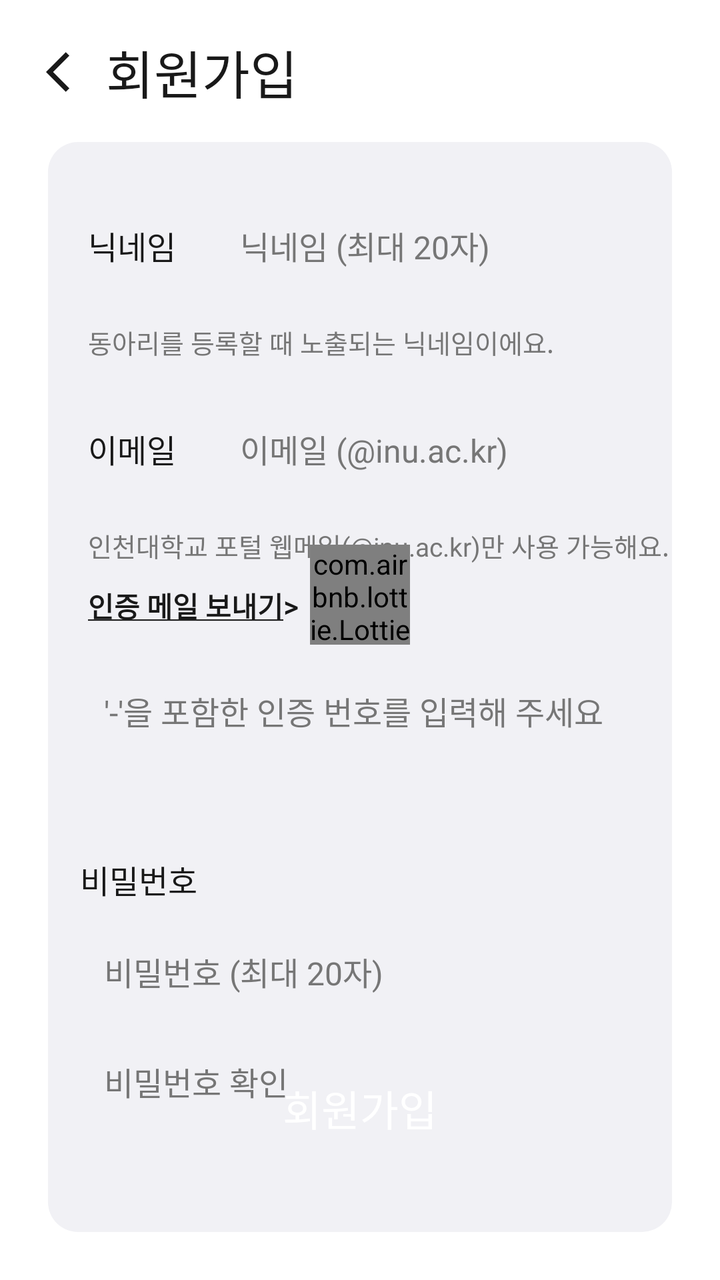
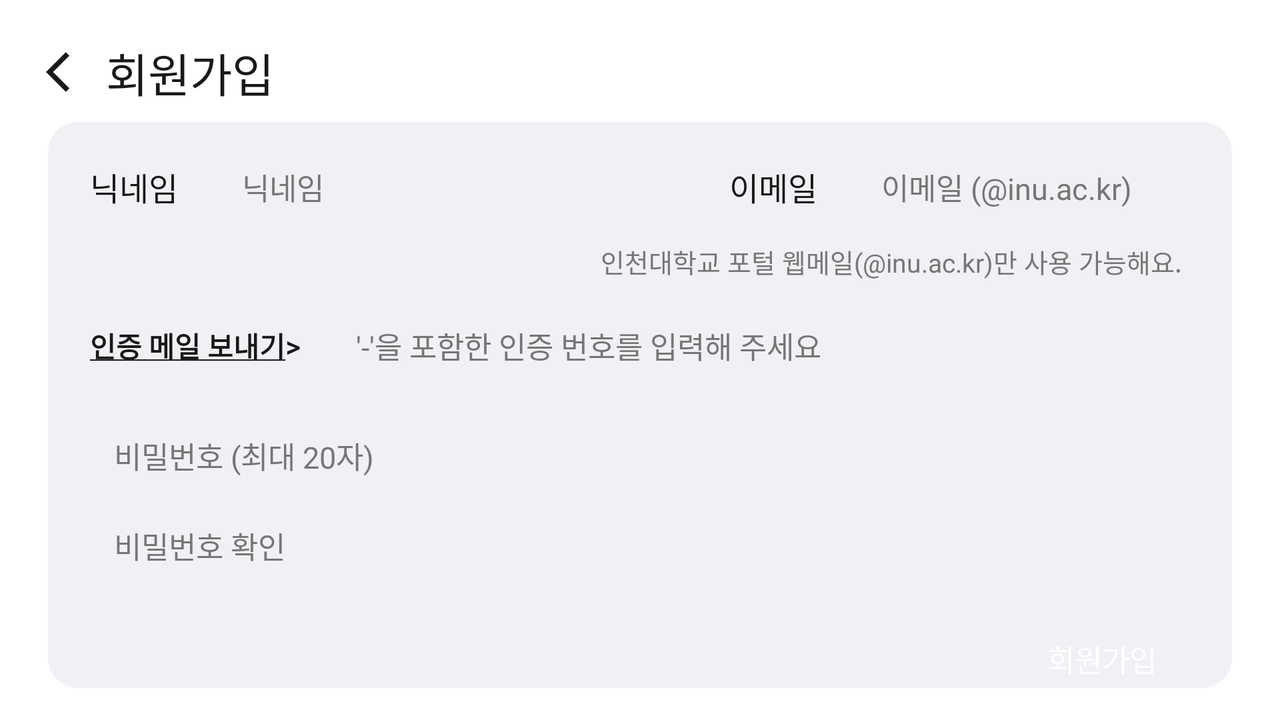

Compare how this app lays out the same screen by default and in its alternative resource folder. The renders come first, then the two layout files and the values they reference.
<!-- AndroidManifest.xml: application theme Theme.INUClub -->
<!-- res/layout/activity_sing_up.xml -->
<?xml version="1.0" encoding="utf-8"?>
<androidx.constraintlayout.widget.ConstraintLayout xmlns:android="http://schemas.android.com/apk/res/android"
    xmlns:app="http://schemas.android.com/apk/res-auto"
    xmlns:tools="http://schemas.android.com/tools"
    android:layout_width="match_parent"
    android:layout_height="match_parent"
    tools:context=".SingUpActivity">

    <FrameLayout
        android:layout_width="match_parent"
        android:layout_height="0dp"
        app:layout_constraintBottom_toBottomOf="parent"
        app:layout_constraintEnd_toEndOf="parent"
        app:layout_constraintStart_toStartOf="parent"
        app:layout_constraintTop_toBottomOf="@+id/tv_top_title">

        <androidx.constraintlayout.widget.ConstraintLayout
            android:id="@+id/constraintLayout"
            android:layout_width="match_parent"
            android:layout_height="match_parent"
            android:layout_marginStart="24dp"
            android:layout_marginTop="16dp"
            android:layout_marginEnd="24dp"
            android:layout_marginBottom="24dp"
            android:background="@drawable/view_round_coner_gray"
            android:orientation="vertical">

            <EditText
                android:id="@+id/et_singup_email"
                android:layout_width="0dp"
                android:layout_height="45dp"
                android:layout_marginStart="20dp"
                android:layout_marginEnd="16dp"
                android:background="@drawable/view_round_coner_white"
                android:ems="10"
                android:fontFamily="@font/spoqahansansneo_regular"
                android:maxLines="1"
                android:hint="@string/email_hint_signup"
                android:inputType="textEmailAddress"
                android:paddingStart="12dp"
                android:textColorHint="@color/font_color_gray"
                android:textSize="16sp"
                app:layout_constraintBottom_toBottomOf="@+id/tv_email"
                app:layout_constraintEnd_toEndOf="parent"
                app:layout_constraintStart_toEndOf="@+id/tv_email"
                app:layout_constraintTop_toTopOf="@+id/tv_email" />

            <TextView
                android:id="@+id/tv_email"
                android:layout_width="wrap_content"
                android:layout_height="wrap_content"
                android:layout_marginStart="20dp"
                android:layout_marginTop="32dp"
                android:fontFamily="@font/spoqahansansneo_regular"
                android:text="@string/email"
                android:textColor="@color/font_color_black"
                android:textSize="16sp"
                app:layout_constraintStart_toStartOf="parent"
                app:layout_constraintTop_toBottomOf="@+id/tv_nickname_msg" />

            <TextView
                android:id="@+id/tv_nickname"
                android:layout_width="wrap_content"
                android:layout_height="wrap_content"
                android:layout_marginStart="20dp"
                android:layout_marginTop="40dp"
                android:fontFamily="@font/spoqahansansneo_regular"
                android:text="@string/nickname"
                android:textColor="@color/font_color_black"
                android:textSize="16sp"
                app:layout_constraintStart_toStartOf="parent"
                app:layout_constraintTop_toTopOf="parent" />

            <EditText
                android:id="@+id/et_nickname"
                android:layout_width="0dp"
                android:layout_height="45dp"
                android:layout_marginStart="20dp"
                android:layout_marginEnd="16dp"
                android:background="@drawable/view_round_coner_white"
                android:ems="10"
                android:fontFamily="@font/spoqahansansneo_regular"
                android:hint="@string/nickname_hint"
                android:inputType="textPersonName"
                android:paddingStart="12dp"
                android:textColorHint="@color/font_color_gray"
                android:textSize="16sp"
                android:maxLines="1"
                android:maxLength="20"
                app:layout_constraintBottom_toBottomOf="@+id/tv_nickname"
                app:layout_constraintEnd_toEndOf="parent"
                app:layout_constraintStart_toEndOf="@+id/tv_nickname"
                app:layout_constraintTop_toTopOf="@+id/tv_nickname" />

            <TextView
                android:id="@+id/tv_nickname_msg"
                android:layout_width="wrap_content"
                android:layout_height="wrap_content"
                android:layout_marginTop="16dp"
                android:fontFamily="@font/spoqahansansneo_regular"
                android:text="@string/nickname_info"
                android:textColor="@color/font_color_gray"
                android:textSize="13sp"
                app:layout_constraintStart_toStartOf="@+id/tv_nickname"
                app:layout_constraintTop_toBottomOf="@+id/et_nickname" />

            <TextView
                android:id="@+id/tv_email_msg"
                android:layout_width="wrap_content"
                android:layout_height="wrap_content"
                android:layout_marginTop="16dp"
                android:fontFamily="@font/spoqahansansneo_regular"
                android:text="@string/email_message_signup"
                android:textColor="@color/font_color_gray"
                android:textSize="13sp"
                app:layout_constraintStart_toStartOf="@+id/tv_email"
                app:layout_constraintTop_toBottomOf="@+id/et_singup_email" />

            <TextView
                android:id="@+id/tv_send_certification"
                android:layout_width="wrap_content"
                android:layout_height="wrap_content"
                android:layout_marginTop="10dp"
                android:fontFamily="@font/spoqahansansneo_regular"
                android:foreground="?attr/selectableItemBackground"
                android:text="@string/send_certification_signup"
                android:textColor="@color/font_color_black"
                android:textFontWeight="600"
                app:layout_constraintStart_toStartOf="@+id/tv_email_msg"
                app:layout_constraintTop_toBottomOf="@+id/tv_email_msg" />

            <EditText
                android:id="@+id/et_certification"
                android:layout_width="0dp"
                android:layout_height="45dp"
                android:layout_marginStart="16dp"
                android:layout_marginTop="20dp"
                android:layout_marginEnd="16dp"
                android:background="@drawable/view_round_coner_white"
                android:ems="10"
                android:fontFamily="@font/spoqahansansneo_regular"
                android:hint="@string/certification_hint_singup"
                android:inputType="number"
                android:maxLines="1"
                android:paddingStart="12dp"
                android:textColorHint="@color/font_color_gray"
                android:textSize="16sp"
                app:layout_constraintEnd_toEndOf="parent"
                app:layout_constraintStart_toStartOf="parent"
                app:layout_constraintTop_toBottomOf="@+id/tv_send_certification" />

            <EditText
                android:id="@+id/et_password_signup"
                android:layout_width="0dp"
                android:layout_height="45dp"
                android:layout_marginStart="16dp"
                android:layout_marginTop="12dp"
                android:layout_marginEnd="16dp"
                android:background="@drawable/view_round_coner_white"
                android:ems="10"
                android:maxLines="1"
                android:maxLength="20"
                android:fontFamily="@font/spoqahansansneo_regular"
                android:hint="@string/password_hint"
                android:inputType="textPassword"
                android:paddingStart="12dp"
                android:textColorHint="@color/font_color_gray"
                android:textSize="16sp"
                app:layout_constraintEnd_toEndOf="parent"
                app:layout_constraintHorizontal_bias="0.0"
                app:layout_constraintStart_toStartOf="parent"
                app:layout_constraintTop_toBottomOf="@+id/tv_password_signup" />

            <EditText
                android:id="@+id/et_password_check"
                android:layout_width="0dp"
                android:layout_height="45dp"
                android:layout_marginStart="16dp"
                android:layout_marginTop="10dp"
                android:layout_marginEnd="16dp"
                android:background="@drawable/view_round_coner_white"
                android:ems="10"
                android:maxLines="1"
                android:maxLength="20"
                android:fontFamily="@font/spoqahansansneo_regular"
                android:hint="@string/password_check_hint"
                android:inputType="textPassword"
                android:paddingStart="12dp"
                android:textColorHint="@color/font_color_gray"
                android:textSize="16sp"
                app:layout_constraintEnd_toEndOf="parent"
                app:layout_constraintHorizontal_bias="0.0"
                app:layout_constraintStart_toStartOf="parent"
                app:layout_constraintTop_toBottomOf="@+id/et_password_signup" />

            <TextView
                android:id="@+id/tv_password_signup"
                android:layout_width="wrap_content"
                android:layout_height="wrap_content"
                android:layout_marginStart="16dp"
                android:layout_marginTop="50dp"
                android:fontFamily="@font/spoqahansansneo_regular"
                android:text="@string/password"
                android:textColor="@color/font_color_black"
                android:textSize="16sp"
                app:layout_constraintStart_toStartOf="parent"
                app:layout_constraintTop_toBottomOf="@+id/et_certification" />

            <Button
                android:id="@+id/btn_singup"
                android:layout_width="0dp"
                android:layout_height="60dp"
                android:layout_marginHorizontal="20dp"
                android:layout_marginStart="32dp"
                android:layout_marginEnd="32dp"
                android:layout_marginBottom="32dp"
                android:background="@drawable/button_blue_btn"
                android:elevation="10dp"
                android:fontFamily="@font/spoqahansansneo"
                android:letterSpacing="0.00"
                android:padding="8dp"
                android:text="@string/signup_btn"
                android:textColor="@color/font_color_white"
                android:textSize="21sp"
                app:backgroundTint="@color/brand_color_blue"
                app:layout_constraintBottom_toBottomOf="parent"
                app:layout_constraintEnd_toEndOf="parent"
                app:layout_constraintStart_toStartOf="parent" />

        </androidx.constraintlayout.widget.ConstraintLayout>

        <com.airbnb.lottie.LottieAnimationView
            android:id="@+id/loading_signup"
            android:layout_width="50dp"
            android:layout_height="50dp"
            android:layout_gravity="center"
            android:layout_marginBottom="50dp"
            app:lottie_fileName="grayloading.json"
            app:lottie_loop="true"
            app:lottie_speed="1.5" />

    </FrameLayout>

    <ImageButton
        android:id="@+id/btn_back"
        android:layout_width="40dp"
        android:layout_height="40dp"
        android:layout_marginStart="10dp"
        android:layout_marginTop="16dp"
        android:background="?selectableItemBackgroundBorderless"
        android:backgroundTint="#00FFFFFF"
        android:paddingRight="-10dp"
        app:layout_constraintStart_toStartOf="parent"
        app:layout_constraintTop_toTopOf="parent"
        app:srcCompat="@drawable/ic_arrow_back" />

    <TextView
        android:id="@+id/tv_top_title"
        android:layout_width="wrap_content"
        android:layout_height="wrap_content"
        android:fontFamily="@font/spoqahansansneo"
        android:paddingLeft="3dp"
        android:text="@string/top_title_signup"
        android:textColor="@color/font_color_black"
        android:textSize="26sp"
        app:layout_constraintBottom_toBottomOf="@+id/btn_back"
        app:layout_constraintStart_toEndOf="@+id/btn_back"
        app:layout_constraintTop_toTopOf="@+id/btn_back" />

</androidx.constraintlayout.widget.ConstraintLayout>
<!-- resources referenced by this layout -->
<resources>
  <color name="font_color_black">#191919</color>
  <color name="font_color_gray">#767676</color>
  <color name="font_color_white">#FFFFFF</color>
  <!-- drawable button_blue_btn (drawable) -->
  <?xml version="1.0" encoding="utf-8"?>
  <layer-list xmlns:android="http://schemas.android.com/apk/res/android">
      <item>
          <shape android:shape="rectangle">
  
              <solid android:color="@color/brand_color_blue" />
              <corners android:radius="10dp"/>
  
          </shape>
      </item>
  </layer-list>
  <!-- drawable ic_arrow_back (drawable) -->
  <vector xmlns:android="http://schemas.android.com/apk/res/android"
      android:width="24dp"
      android:height="24dp"
      android:viewportWidth="24"
      android:viewportHeight="24"
      android:tint="@color/line_color_black">
    <path
        android:fillColor="@android:color/white"
        android:pathData="M11.67,3.87L9.9,2.1 0,12l9.9,9.9 1.77,-1.77L3.54,12z"/>
  </vector>
  <!-- drawable view_round_coner_gray (drawable) -->
  <?xml version="1.0" encoding="utf-8"?>
  <shape xmlns:android="http://schemas.android.com/apk/res/android"
      android:shape="rectangle">
  
      <solid android:color="@color/line_color_white_gray"/>
      <corners android:radius="15dp"/>
  
  </shape>
  <string name="certification_hint_singup">\'-\'을 포함한 인증 번호를 입력해 주세요</string>
  <string name="email">이메일</string>
  <string name="email_hint_signup">이메일 (@inu.ac.kr)</string>
  <string name="email_message_signup">인천대학교 포털 웹메일(@inu.ac.kr)만 사용 가능해요.</string>
  <string name="nickname">닉네임</string>
  <string name="nickname_hint">닉네임 (최대 20자)</string>
  <string name="nickname_info">동아리를 등록할 때 노출되는 닉네임이에요.</string>
  <string name="password">비밀번호</string>
  <string name="password_check_hint">비밀번호 확인</string>
  <string name="password_hint">비밀번호 (최대 20자)</string>
  <string name="send_certification_signup"><u>인증 메일 보내기</u>&gt;</string>
  <string name="signup_btn">회원가입</string>
  <string name="top_title_signup">회원가입</string>
  <style name="Theme.INUClub" parent="Theme.MaterialComponents.DayNight.DarkActionBar">
          
          <item name="colorPrimary">@color/white</item>
          <item name="colorPrimaryVariant">@color/brand_color_yellow</item>
          <item name="colorOnPrimary">@color/white</item>
          
          <item name="colorSecondary">@color/teal_200</item>
          <item name="colorSecondaryVariant">@color/teal_700</item>
          <item name="colorOnSecondary">@color/black</item>
          
          <item name="android:statusBarColor" tools:targetApi="l">@color/white</item>
          <item name="android:windowLightStatusBar">true</item>
          
          <item name="windowActionBar">false</item>
          <item name="windowNoTitle">true</item>
  
          <item name="alertDialogTheme">@style/AlertDialogTheme</item>
      </style>
  <color name="line_color_black">#191919</color>
  <color name="line_color_white_gray">#F1F1F5</color>
  <color name="white">#FFFFFFFF</color>
  <color name="teal_200">#191919</color>
  <color name="teal_700">#FF018786</color>
  <color name="black">#FF000000</color>
  <style name="AlertDialogTheme" parent="ThemeOverlay.MaterialComponents.Dialog.Alert">
          <item name="buttonBarNegativeButtonStyle">@style/NegativeButtonStyle</item>
          <item name="buttonBarPositiveButtonStyle">@style/PositiveButtonStyle</item>
          <item name="fontFamily">@font/spoqahansansneo_regular</item>
      </style>
  <style name="NegativeButtonStyle" parent="Widget.MaterialComponents.Button.TextButton.Dialog">
          <item name="android:textColor">@color/font_color_black</item>
      </style>
  <style name="PositiveButtonStyle" parent="Widget.MaterialComponents.Button.TextButton.Dialog">
          <item name="android:textColor">@color/font_color_black</item>
          <item name="fontFamily">@font/spoqahansansneo_regular</item>
      </style>
</resources>
<!-- res/layout-land/activity_sing_up.xml (the repository's variant of the layout above) -->
<!-- drawn on the phone turned sideways -->
<?xml version="1.0" encoding="utf-8"?>
<androidx.constraintlayout.widget.ConstraintLayout xmlns:android="http://schemas.android.com/apk/res/android"
    xmlns:app="http://schemas.android.com/apk/res-auto"
    xmlns:tools="http://schemas.android.com/tools"
    android:layout_width="match_parent"
    android:layout_height="match_parent"
    tools:context=".SingUpActivity">

    <ImageButton
        android:id="@+id/btn_back"
        android:layout_width="40dp"
        android:layout_height="40dp"
        android:layout_marginStart="10dp"
        android:layout_marginTop="16dp"
        android:background="?selectableItemBackgroundBorderless"
        android:backgroundTint="#00FFFFFF"
        android:paddingRight="-10dp"
        app:layout_constraintStart_toStartOf="parent"
        app:layout_constraintTop_toTopOf="parent"
        app:srcCompat="@drawable/ic_arrow_back" />

    <TextView
        android:id="@+id/tv_top_title"
        android:layout_width="wrap_content"
        android:layout_height="wrap_content"
        android:fontFamily="@font/spoqahansansneo"
        android:paddingLeft="3dp"
        android:text="@string/top_title_signup"
        android:textColor="@color/font_color_black"
        android:textSize="23sp"
        app:layout_constraintBottom_toBottomOf="@+id/btn_back"
        app:layout_constraintStart_toEndOf="@+id/btn_back"
        app:layout_constraintTop_toTopOf="@+id/btn_back" />

    <LinearLayout
        android:layout_width="0dp"
        android:layout_height="0dp"
        android:layout_marginStart="24dp"
        android:layout_marginTop="8dp"
        android:layout_marginEnd="24dp"
        android:layout_marginBottom="16dp"
        android:background="@drawable/view_round_coner_gray"
        android:orientation="vertical"
        android:padding="5dp"
        app:layout_constraintBottom_toBottomOf="parent"
        app:layout_constraintEnd_toEndOf="parent"
        app:layout_constraintStart_toStartOf="parent"
        app:layout_constraintTop_toBottomOf="@+id/tv_top_title">

        <LinearLayout
            android:layout_width="match_parent"
            android:layout_height="wrap_content"
            android:gravity="center"
            android:orientation="horizontal"
            android:paddingVertical="10dp">

            <TextView
                android:id="@+id/tv_nickname"
                android:layout_width="wrap_content"
                android:layout_height="wrap_content"
                android:layout_marginStart="16dp"
                android:fontFamily="@font/spoqahansansneo_regular"
                android:text="@string/nickname"
                android:textColor="@color/font_color_black"
                android:textSize="16sp"
                app:layout_constraintStart_toStartOf="parent"
                app:layout_constraintTop_toTopOf="parent" />

            <EditText
                android:id="@+id/et_nickname"
                android:layout_width="wrap_content"
                android:layout_height="35dp"
                android:layout_marginStart="20dp"
                android:layout_marginEnd="16dp"
                android:background="@drawable/view_round_coner_white"
                android:ems="13"
                android:fontFamily="@font/spoqahansansneo_regular"
                android:hint="@string/nickname"
                android:inputType="textPersonName"
                android:paddingStart="12dp"
                android:textColorHint="@color/font_color_gray"
                android:textSize="15sp"
                android:nextFocusDown="@id/et_singup_email"
                app:layout_constraintBottom_toBottomOf="@+id/tv_nickname"
                app:layout_constraintEnd_toEndOf="parent"
                app:layout_constraintStart_toEndOf="@+id/tv_nickname"
                app:layout_constraintTop_toTopOf="@+id/tv_nickname" />

            <TextView
                android:id="@+id/tv_email"
                android:layout_width="wrap_content"
                android:layout_height="wrap_content"
                android:layout_marginStart="10dp"
                android:fontFamily="@font/spoqahansansneo_regular"
                android:text="@string/email"
                android:textColor="@color/font_color_black"
                android:textSize="16sp" />

            <EditText
                android:id="@+id/et_singup_email"
                android:layout_width="match_parent"
                android:layout_height="35dp"
                android:layout_marginStart="20dp"
                android:layout_marginEnd="16dp"
                android:background="@drawable/view_round_coner_white"
                android:ems="10"
                android:fontFamily="@font/spoqahansansneo_regular"
                android:hint="@string/email_hint_signup"
                android:inputType="textEmailAddress"
                android:paddingStart="12dp"
                android:textColorHint="@color/font_color_gray"
                android:textSize="15sp" />


        </LinearLayout>


        <TextView
            android:id="@+id/tv_email_msg"
            android:layout_width="wrap_content"
            android:layout_height="wrap_content"
            android:layout_gravity="right"
            android:layout_marginEnd="20dp"
            android:fontFamily="@font/spoqahansansneo_regular"
            android:paddingBottom="5dp"
            android:text="@string/email_message_signup"
            android:textColor="@color/font_color_gray"
            android:textSize="13sp"
            app:layout_constraintStart_toStartOf="@+id/tv_email"
            app:layout_constraintTop_toBottomOf="@+id/et_singup_email" />

        <LinearLayout
            android:layout_width="match_parent"
            android:layout_height="wrap_content"
            android:orientation="horizontal"
            android:paddingVertical="10dp">

            <TextView
                android:id="@+id/tv_send_certification"
                android:layout_width="wrap_content"
                android:layout_height="wrap_content"
                android:layout_marginStart="16dp"
                android:foreground="?attr/selectableItemBackground"
                android:fontFamily="@font/spoqahansansneo_regular"
                android:text="@string/send_certification_signup"
                android:textColor="@color/font_color_black"
                android:textFontWeight="600"
                app:layout_constraintStart_toStartOf="@+id/tv_email_msg"
                app:layout_constraintTop_toBottomOf="@+id/tv_email_msg" />

            <EditText
                android:id="@+id/et_certification"
                android:layout_width="match_parent"
                android:layout_height="35dp"
                android:layout_marginStart="16dp"
                android:layout_marginEnd="16dp"
                android:background="@drawable/view_round_coner_white"
                android:ems="10"
                android:fontFamily="@font/spoqahansansneo_regular"
                android:hint="@string/certification_hint_singup"
                android:inputType="number"
                android:paddingStart="12dp"
                android:textColorHint="@color/font_color_gray"
                android:textSize="15sp"
                app:layout_constraintEnd_toEndOf="parent"
                app:layout_constraintStart_toStartOf="parent"
                app:layout_constraintTop_toBottomOf="@+id/tv_send_certification" />

        </LinearLayout>


        <EditText
            android:id="@+id/et_password_signup"
            android:layout_width="match_parent"
            android:layout_height="35dp"
            android:layout_marginStart="16dp"
            android:layout_marginTop="10dp"
            android:layout_marginEnd="16dp"
            android:background="@drawable/view_round_coner_white"
            android:ems="20"
            android:fontFamily="@font/spoqahansansneo_regular"
            android:hint="@string/password_hint"
            android:inputType="textPassword"
            android:paddingStart="12dp"
            android:textColorHint="@color/font_color_gray"
            android:textSize="15sp"
            app:layout_constraintEnd_toEndOf="parent"
            app:layout_constraintHorizontal_bias="1.0"
            app:layout_constraintStart_toStartOf="parent"
            app:layout_constraintTop_toBottomOf="@+id/tv_password_signup" />

        <EditText
            android:id="@+id/et_password_check"
            android:layout_width="match_parent"
            android:layout_height="35dp"
            android:layout_marginStart="16dp"
            android:layout_marginTop="10dp"
            android:layout_marginEnd="16dp"
            android:background="@drawable/view_round_coner_white"
            android:ems="20"
            android:fontFamily="@font/spoqahansansneo_regular"
            android:hint="@string/password_check_hint"
            android:inputType="textPassword"
            android:paddingStart="12dp"
            android:textColorHint="@color/font_color_gray"
            android:textSize="15sp"
            app:layout_constraintEnd_toEndOf="parent"
            app:layout_constraintHorizontal_bias="0.0"
            app:layout_constraintStart_toStartOf="parent"
            app:layout_constraintTop_toBottomOf="@+id/et_password_signup" />


        <Button
            android:id="@+id/btn_singup"
            android:layout_width="wrap_content"
            android:layout_height="40dp"
            android:layout_gravity="center|right"
            android:layout_marginHorizontal="16dp"
            android:layout_marginTop="18dp"
            android:background="@drawable/button_blue_btn"
            android:elevation="10dp"
            android:fontFamily="@font/spoqahansansneo"
            android:letterSpacing="0.00"
            android:text="@string/signup_btn"
            android:textColor="@color/font_color_white"
            android:textSize="15sp"
            app:backgroundTint="@color/brand_color_blue"
            app:layout_constraintBottom_toBottomOf="parent"
            app:layout_constraintEnd_toEndOf="parent"
            app:layout_constraintStart_toStartOf="parent" />

    </LinearLayout>

</androidx.constraintlayout.widget.ConstraintLayout>
<!-- resources referenced by the variant -->
<!-- as the phone turned sideways resolves them -->
<resources>
  <color name="font_color_black">#191919</color>
  <color name="font_color_gray">#767676</color>
  <color name="font_color_white">#FFFFFF</color>
  <!-- drawable button_blue_btn (drawable) -->
  <?xml version="1.0" encoding="utf-8"?>
  <layer-list xmlns:android="http://schemas.android.com/apk/res/android">
      <item>
          <shape android:shape="rectangle">
  
              <solid android:color="@color/brand_color_blue" />
              <corners android:radius="10dp"/>
  
          </shape>
      </item>
  </layer-list>
  <!-- drawable ic_arrow_back (drawable) -->
  <vector xmlns:android="http://schemas.android.com/apk/res/android"
      android:width="24dp"
      android:height="24dp"
      android:viewportWidth="24"
      android:viewportHeight="24"
      android:tint="@color/line_color_black">
    <path
        android:fillColor="@android:color/white"
        android:pathData="M11.67,3.87L9.9,2.1 0,12l9.9,9.9 1.77,-1.77L3.54,12z"/>
  </vector>
  <!-- drawable view_round_coner_gray (drawable) -->
  <?xml version="1.0" encoding="utf-8"?>
  <shape xmlns:android="http://schemas.android.com/apk/res/android"
      android:shape="rectangle">
  
      <solid android:color="@color/line_color_white_gray"/>
      <corners android:radius="15dp"/>
  
  </shape>
  <string name="certification_hint_singup">\'-\'을 포함한 인증 번호를 입력해 주세요</string>
  <string name="email">이메일</string>
  <string name="email_hint_signup">이메일 (@inu.ac.kr)</string>
  <string name="email_message_signup">인천대학교 포털 웹메일(@inu.ac.kr)만 사용 가능해요.</string>
  <string name="nickname">닉네임</string>
  <string name="password_check_hint">비밀번호 확인</string>
  <string name="password_hint">비밀번호 (최대 20자)</string>
  <string name="send_certification_signup"><u>인증 메일 보내기</u>&gt;</string>
  <string name="signup_btn">회원가입</string>
  <string name="top_title_signup">회원가입</string>
  <style name="Theme.INUClub" parent="Theme.MaterialComponents.DayNight.DarkActionBar">
          
          <item name="colorPrimary">@color/white</item>
          <item name="colorPrimaryVariant">@color/brand_color_yellow</item>
          <item name="colorOnPrimary">@color/white</item>
          
          <item name="colorSecondary">@color/teal_200</item>
          <item name="colorSecondaryVariant">@color/teal_700</item>
          <item name="colorOnSecondary">@color/black</item>
          
          <item name="android:statusBarColor" tools:targetApi="l">@color/white</item>
          <item name="android:windowLightStatusBar">true</item>
          
          <item name="windowActionBar">false</item>
          <item name="windowNoTitle">true</item>
  
          <item name="alertDialogTheme">@style/AlertDialogTheme</item>
      </style>
  <color name="line_color_black">#191919</color>
  <color name="line_color_white_gray">#F1F1F5</color>
  <color name="white">#FFFFFFFF</color>
  <color name="teal_200">#191919</color>
  <color name="teal_700">#FF018786</color>
  <color name="black">#FF000000</color>
  <style name="AlertDialogTheme" parent="ThemeOverlay.MaterialComponents.Dialog.Alert">
          <item name="buttonBarNegativeButtonStyle">@style/NegativeButtonStyle</item>
          <item name="buttonBarPositiveButtonStyle">@style/PositiveButtonStyle</item>
          <item name="fontFamily">@font/spoqahansansneo_regular</item>
      </style>
  <style name="NegativeButtonStyle" parent="Widget.MaterialComponents.Button.TextButton.Dialog">
          <item name="android:textColor">@color/font_color_black</item>
      </style>
  <style name="PositiveButtonStyle" parent="Widget.MaterialComponents.Button.TextButton.Dialog">
          <item name="android:textColor">@color/font_color_black</item>
          <item name="fontFamily">@font/spoqahansansneo_regular</item>
      </style>
</resources>
